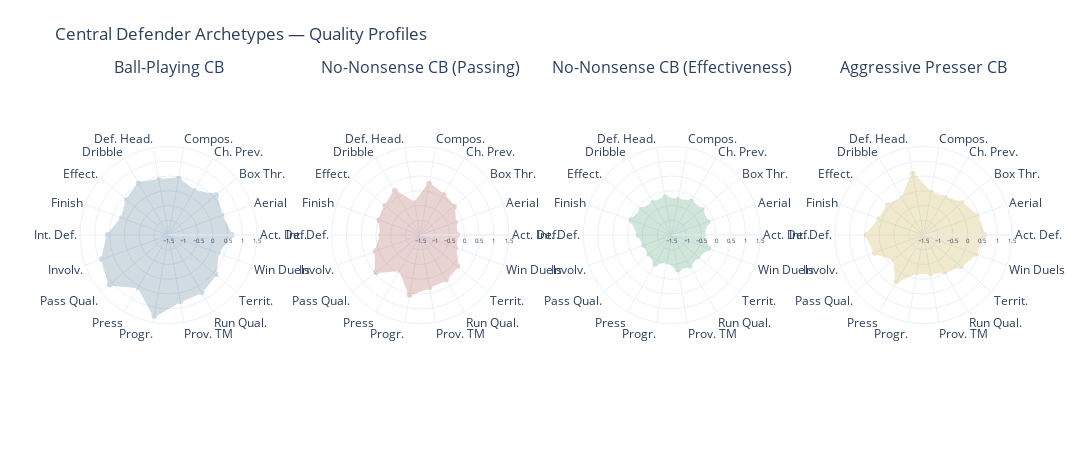

The notebook cell this image was saved under:
### Markdown cell above
## Central Defenders: From Ball-Players to Destroyers

The centre-back position has changed more than almost any other in the past decade. Pep Guardiola’s Barcelona demanded centre-backs who could pass like midfielders; Antonio Conte’s systems wanted aggressive markers who press high and win duels. Today, a "Central Defender" could be:

- A **ball-playing CB** who starts attacks from the back (think Virgil van Dijk or John Stones)
- An **aerial colossus** who dominates set pieces and crosses
- A **no-nonsense defender** who prioritises keeping it simple and staying solid

Let’s see what the data reveals.

### Code cell
cb_data = df[df["from_position"] == "Central Defender"].copy()
cb_results = cluster_position(cb_data, POSITION_QUALITIES["Central Defender"], forced_k=4)
cb_df, cb_names = show_position_results(cb_data, cb_results, "Central Defender")
plotly_radar_grid(cb_results, cb_names, "Central Defender")

### Figure 1 — Plotly figure (JSON) as saved in the notebook; plotly's stock layout.template omitted (floating-point values rounded to 4 significant figures)
{"data": [{"fill": "toself", "fillcolor": "#1B4F72", "line": {"color": "#1B4F72", "width": 2.5}, "name": "Ball-Playing CB", "opacity": 0.2, "r": [0.6254, 0.3987, 0.5967, 0.2152, 0.4351, 0.3798, 0.5147, 0.3368, 0.1731, 0.5547, 0.8867, 1.103, 0.531, 1.276, 0.768, 0.729, 0.5677, 0.2653, 0.6254], "subplot": "polar", "theta": ["Act. Def.", "Aerial", "Box Thr.", "Ch. Prev.", "Compos.", "Def. Head.", "Dribble", "Effect.", "Finish", "Int. Def.", "Involv.", "Pass Qual.", "Press", "Progr.", "Prov. TM", "Run Qual.", "Territ.", "Win Duels", "Act. Def."], "type": "scatterpolar"}, {"fill": "toself", "fillcolor": "#922B21", "line": {"color": "#922B21", "width": 2.5}, "name": "No-Nonsense CB (Passing)", "opacity": 0.2, "r": [-0.2564, -0.2519, -0.01182, 0.06912, 0.2549, -0.4132, 0.2171, 0.03865, -0.03629, -0.1866, 0.1024, 0.4462, -0.1401, 0.5549, 0.2863, 0.238, 0.1377, -0.2398, -0.2564], "subplot": "polar2", "theta": ["Act. Def.", "Aerial", "Box Thr.", "Ch. Prev.", "Compos.", "Def. Head.", "Dribble", "Effect.", "Finish", "Int. Def.", "Involv.", "Pass Qual.", "Press", "Progr.", "Prov. TM", "Run Qual.", "Territ.", "Win Duels", "Act. Def."], "type": "scatterpolar"}, {"fill": "toself", "fillcolor": "#1E8449", "line": {"color": "#1E8449", "width": 2.5}, "name": "No-Nonsense CB (Effectiveness)", "opacity": 0.2, "r": [-0.4546, -0.2151, -0.1877, -0.1924, -0.3036, -0.2117, -0.2477, -0.1722, -0.04983, -0.3801, -0.505, -0.5139, -0.3772, -0.6065, -0.3127, -0.3076, -0.3715, -0.1905, -0.4546], "subplot": "polar3", "theta": ["Act. Def.", "Aerial", "Box Thr.", "Ch. Prev.", "Compos.", "Def. Head.", "Dribble", "Effect.", "Finish", "Int. Def.", "Involv.", "Pass Qual.", "Press", "Progr.", "Prov. TM", "Run Qual.", "Territ.", "Win Duels", "Act. Def."], "type": "scatterpolar"}, {"fill": "toself", "fillcolor": "#B7950B", "line": {"color": "#B7950B", "width": 2.5}, "name": "Aggressive Presser CB", "opacity": 0.2, "r": [0.5521, 0.4039, 0.1896, -0.06057, -0.0574, 0.6031, -0.07247, 0.06422, 0.08289, 0.4213, 0.252, -0.2115, 0.3125, -0.2273, -0.181, -0.0822, 0.1466, 0.3699, 0.5521], "subplot": "polar4", "theta": ["Act. Def.", "Aerial", "Box Thr.", "Ch. Prev.", "Compos.", "Def. Head.", "Dribble", "Effect.", "Finish", "Int. Def.", "Involv.", "Pass Qual.", "Press", "Progr.", "Prov. TM", "Run Qual.", "Territ.", "Win Duels", "Act. Def."], "type": "scatterpolar"}], "layout": {"annotations": [{"font": {"size": 16}, "showarrow": false, "text": "Ball-Playing CB", "x": 0.095, "xanchor": "center", "xref": "paper", "y": 1, "yanchor": "bottom", "yref": "paper"}, {"font": {"size": 16}, "showarrow": false, "text": "No-Nonsense CB (Passing)", "x": 0.365, "xanchor": "center", "xref": "paper", "y": 1, "yanchor": "bottom", "yref": "paper"}, {"font": {"size": 16}, "showarrow": false, "text": "No-Nonsense CB (Effectiveness)", "x": 0.635, "xanchor": "center", "xref": "paper", "y": 1, "yanchor": "bottom", "yref": "paper"}, {"font": {"size": 16}, "showarrow": false, "text": "Aggressive Presser CB", "x": 0.905, "xanchor": "center", "xref": "paper", "y": 1, "yanchor": "bottom", "yref": "paper"}], "height": 450, "margin": {"b": 60, "t": 80}, "polar": {"domain": {"x": [0, 0.19], "y": [0, 1]}, "radialaxis": {"range": [-1.5, 1.5], "tickfont": {"size": 6}}}, "polar2": {"domain": {"x": [0.27, 0.46], "y": [0, 1]}, "radialaxis": {"range": [-1.5, 1.5], "tickfont": {"size": 6}}}, "polar3": {"domain": {"x": [0.54, 0.73], "y": [0, 1]}, "radialaxis": {"range": [-1.5, 1.5], "tickfont": {"size": 6}}}, "polar4": {"domain": {"x": [0.81, 1], "y": [0, 1]}, "radialaxis": {"range": [-1.5, 1.5], "tickfont": {"size": 6}}}, "showlegend": false, "title": {"text": "Central Defender Archetypes — Quality Profiles"}, "width": 1200}}
